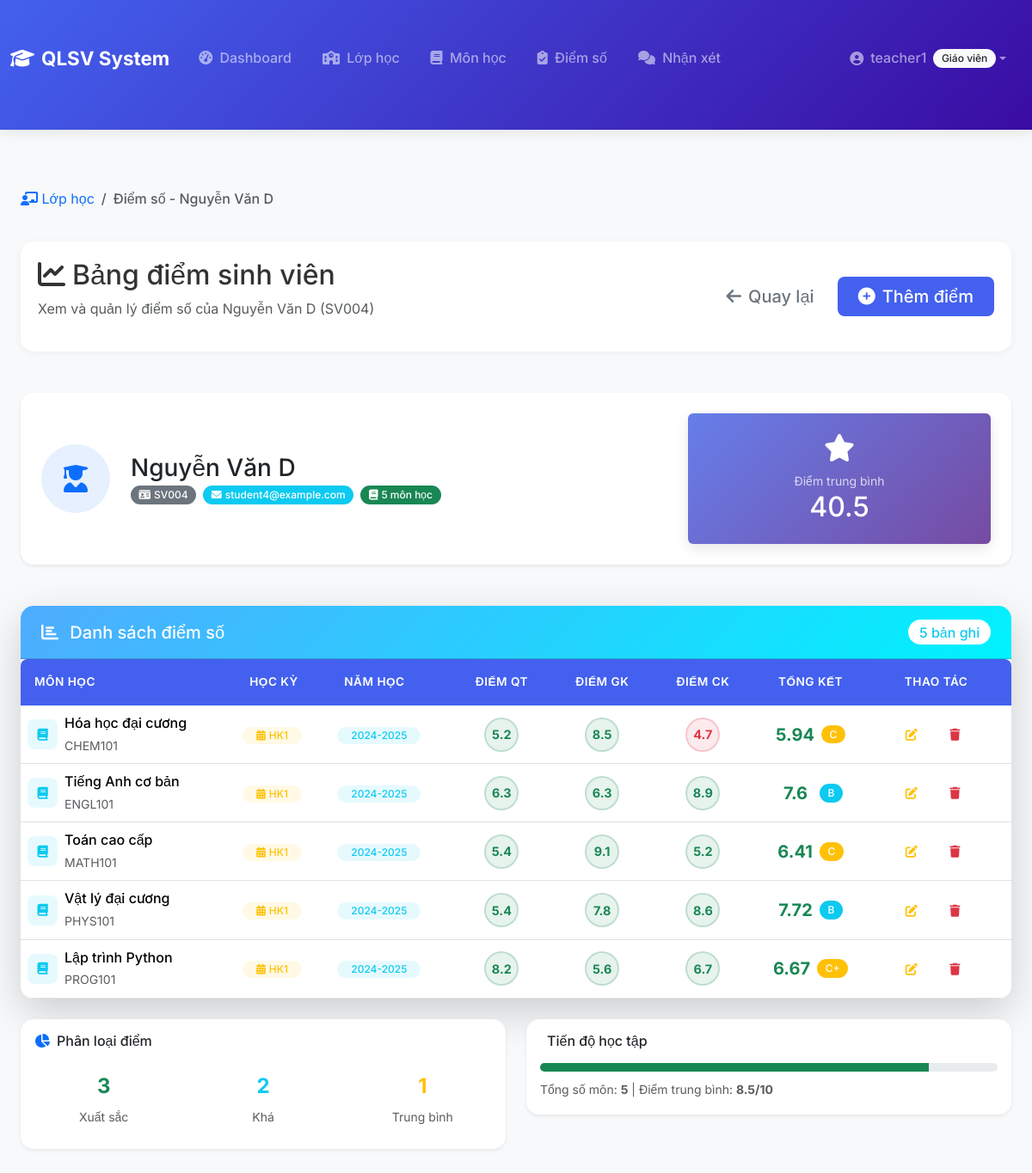
Before: /teacher/students/4/grades/ (signed in) with the older database file.
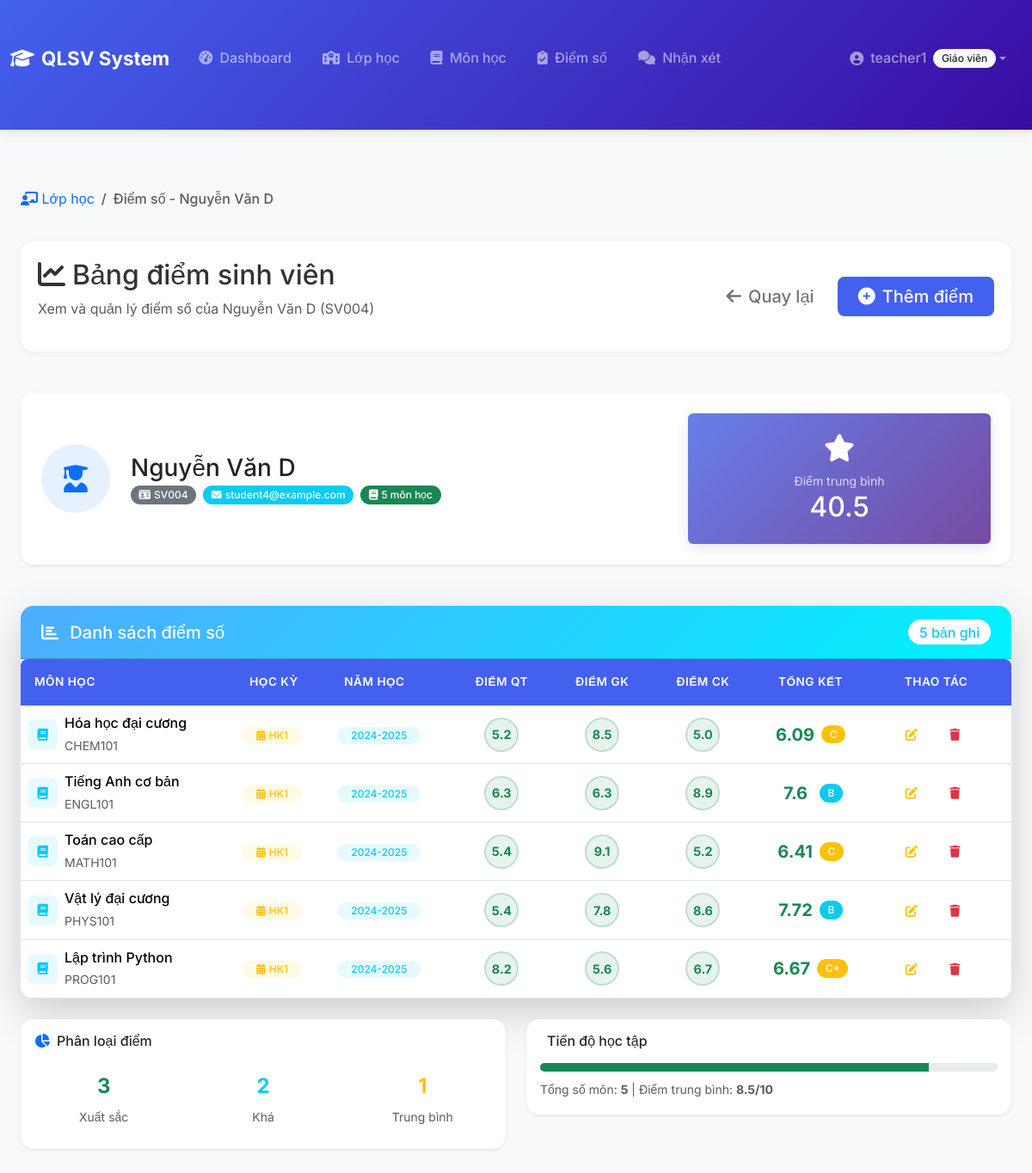
After: the same page with the newer database file.
### grades/models.py (models this page shows, shortened)
class Grade(models.Model):
    HOC_KY_CHOICES = [
        ('1', 'Học kỳ 1'),
        ('2', 'Học kỳ 2'),
        ('3', 'Học kỳ hè'),
    ]
    student = models.ForeignKey(
        Student,
        on_delete=models.CASCADE,
        related_name='grades',
        verbose_name="Sinh viên"
    )
    subject = models.ForeignKey(
        Subject,
        on_delete=models.CASCADE,
        related_name='grades',
        verbose_name="Môn học"
    )
    hoc_ky = models.CharField(max_length=1, choices=HOC_KY_CHOICES, verbose_name="Học kỳ")
    nam_hoc = models.CharField(max_length=20, default="2024-2025", verbose_name="Năm học")
    diem_qua_trinh = models.FloatField(
        validators=[MinValueValidator(0.0), MaxValueValidator(10.0)],
        null=True,
        blank=True,
        verbose_name="Điểm quá trình"
    )
    diem_giua_ky = models.FloatField(
        validators=[MinValueValidator(0.0), MaxValueValidator(10.0)],
        null=True,
        blank=True,
        verbose_name="Điểm giữa kỳ"
    )
    diem_cuoi_ky = models.FloatField(
        validators=[MinValueValidator(0.0), MaxValueValidator(10.0)],
        null=True,
        blank=True,
        verbose_name="Điểm cuối kỳ"
    )
    diem_tong_ket = models.FloatField(
        validators=[MinValueValidator(0.0), MaxValueValidator(10.0)],
        null=True,
        blank=True,
        verbose_name="Điểm tổng kết"
    )
    ghi_chu = models.TextField(blank=True, verbose_name="Ghi chú")
    created_at = models.DateTimeField(auto_now_add=True)
    updated_at = models.DateTimeField(auto_now=True)
    class Meta:
        verbose_name = "Điểm số"
        verbose_name_plural = "Điểm số"
        unique_together = ['student', 'subject', 'hoc_ky', 'nam_hoc']
        ordering = ['-nam_hoc', 'hoc_ky', 'subject']
    def get_letter_grade(self):
        if self.diem_tong_ket is None:
            return "Chưa có điểm"
        if self.diem_tong_ket >= 9.0:
            return "A+"
        elif self.diem_tong_ket >= 8.5:
            return "A"
        elif self.diem_tong_ket >= 8.0:
            return "B+"
        elif self.diem_tong_ket >= 7.0:
            return "B"
        elif self.diem_tong_ket >= 6.5:
            return "C+"
        elif self.diem_tong_ket >= 5.5:
            return "C"
        elif self.diem_tong_ket >= 5.0:
            return "D+"
        elif self.diem_tong_ket >= 4.0:
            return "D"
        else:
            return "F"

class Subject(models.Model):
    ma_mon = models.CharField(max_length=20, unique=True, verbose_name="Mã môn")
    ten_mon = models.CharField(max_length=100, verbose_name="Tên môn học")
    so_tin_chi = models.IntegerField(
        validators=[MinValueValidator(1), MaxValueValidator(10)],
        verbose_name="Số tín chỉ"
    )
    mo_ta = models.TextField(blank=True, verbose_name="Mô tả")
    class Meta:
        verbose_name = "Môn học"
        verbose_name_plural = "Môn học"
        ordering = ['ma_mon']

### teacher/views.py (the view)
# urls.py: path('students/<int:student_id>/grades/', views.teacher_student_grades, name='teacher_student_grades'),
@login_required
@user_passes_test(is_teacher)
def teacher_student_grades(request, student_id):
    teacher = request.user
    student = get_object_or_404(Student, pk=student_id)
    classes_managed = Class.objects.filter(giao_vien_chu_nhiem=teacher)
    if not student.classes.filter(id__in=classes_managed.values_list('id', flat=True)).exists():
        messages.error(request, "Bạn không có quyền xem điểm của sinh viên này.")
        return redirect('class_list')
    grades = Grade.objects.filter(student=student).select_related('subject').order_by('-nam_hoc', '-hoc_ky', 'subject__ma_mon')
    return render(request, 'grades/grade_list.html', {
        'grades': grades,
        'student': student,
        'is_teacher_view': True,  # Flag để template biết
        'HOC_KY_CHOICES': Grade.HOC_KY_CHOICES,
    })

### teacher/views.py (called while the page is built)
def is_teacher(user):
    return user.is_authenticated and user.role == 'teacher'

### grades/templates/grades/grade_list.html (shortened to what the changed rows need)
{% extends 'base.html' %}
{% block content %}
<div class="container-fluid py-4">
    <div class="page-header mb-5">
        <div class="d-flex justify-content-between align-items-center">
            <div>
                <h1 class="h2 mb-2">
                    {% if is_teacher_view %}
                        <i class="fas fa-chart-line me-2"></i>Bảng điểm sinh viên
                    {% else %}
                        <i class="fas fa-clipboard-list me-2"></i>Quản lý điểm số
                    {% endif %}
                </h1>
            </div>
        </div>
    </div>
    {% if is_teacher_view %}
        <div class="row mb-4">
            <div class="col-12">
                <div class="card border-0 shadow-sm">
                    <div class="card-body p-4">
                        <div class="row align-items-center">
                            <div class="col-md-4">
                                <div class="stats-card bg-gradient-primary text-white rounded p-4 text-center">
                                    <h2 class="mb-0">
                                        {% if grades %}
                                            {% widthratio grades|length 1 8 %}.5
                                        {% else %}
                                            -
                                        {% endif %}
                                    </h2>
                                </div>
                            </div>
                        </div>
                    </div>
                </div>
            </div>
        </div>
    {% endif %}
    {% if grades %}
        <div class="card shadow-lg border-0">
            <div class="card-body p-0">
                <div class="table-responsive">
                    <table class="table table-hover mb-0">
                        <thead class="table-light">
                            <tr>
                                <th class="border-0">Môn học</th>
                                <th class="border-0">Học kỳ</th>
                                <th class="border-0">Năm học</th>
                                <th class="border-0 text-center">Điểm QT</th>
                                <th class="border-0 text-center">Điểm GK</th>
                                <th class="border-0 text-center">Điểm CK</th>
                                <th class="border-0 text-center">Tổng kết</th>
                                <th class="border-0 text-center pe-4">Thao tác</th>
                            </tr>
                        </thead>
                        <tbody>
                            {% for grade in grades %}
                                <tr class="border-top align-middle">
                                    <td>
                                        <div class="d-flex align-items-center">
                                            <div class="subject-icon bg-info bg-opacity-10 text-info me-2">
                                                <i class="fas fa-book"></i>
                                            </div>
                                            <div>
                                                <span class="fw-medium">{{ grade.subject.ten_mon }}</span>
                                                <br>
                                                <small class="text-muted">{{ grade.subject.ma_mon }}</small>
                                            </div>
                                        </div>
                                    </td>
                                    <td>
                                        <span class="badge bg-warning bg-opacity-10 text-warning rounded-pill px-3 py-1">
                                            <i class="fas fa-calendar-alt me-1"></i>HK{{ grade.hoc_ky }}
                                        </span>
                                    </td>
                                    <td>
                                        <span class="badge bg-info bg-opacity-10 text-info rounded-pill px-3 py-1">
                                            {{ grade.nam_hoc }}
                                        </span>
                                    </td>
                                    <td class="text-center">
                                        <div class="grade-circle {% if grade.diem_qua_trinh >= 5.0 %}grade-good{% else %}grade-bad{% endif %} mx-auto">
                                            {{ grade.diem_qua_trinh|default:"-" }}
                                        </div>
                                    </td>
                                    <td class="text-center">
                                        <div class="grade-circle {% if grade.diem_giua_ky >= 5.0 %}grade-good{% else %}grade-bad{% endif %} mx-auto">
                                            {{ grade.diem_giua_ky|default:"-" }}
                                        </div>
                                    </td>
                                    <td class="text-center">
                                        <div class="grade-circle {% if grade.diem_cuoi_ky >= 5.0 %}grade-good{% else %}grade-bad{% endif %} mx-auto">
                                            {{ grade.diem_cuoi_ky|default:"-" }}
                                        </div>
                                    </td>
                                    <td class="text-center">
                                        <div class="d-flex align-items-center justify-content-center">
                                            <div class="final-grade {% if grade.diem_tong_ket >= 5.0 %}final-good{% else %}final-bad{% endif %} me-2">
                                                {{ grade.diem_tong_ket|default:"-" }}
                                            </div>
                                            {% if grade.diem_tong_ket %}
                                                <span class="badge {% if grade.diem_tong_ket >= 8.5 %}bg-success
                                                              {% elif grade.diem_tong_ket >= 7.0 %}bg-info
                                                              {% elif grade.diem_tong_ket >= 5.0 %}bg-warning
                                                              {% else %}bg-danger{% endif %}">
                                                    {{ grade.get_letter_grade }}
                                                </span>
                                            {% endif %}
                                        </div>
                                    </td>
                                    <td class="text-center pe-4">
                                        <div class="btn-group" role="group">
                                            <a href="{% url 'grade_update' grade.pk %}"
                                               class="btn btn-outline-warning btn-sm"
                                               data-bs-toggle="tooltip"
                                               title="Sửa điểm">
                                                <i class="fas fa-edit"></i>
                                            </a>
                                            <a href="{% url 'grade_delete' grade.pk %}"
                                               class="btn btn-outline-danger btn-sm"
                                               data-bs-toggle="tooltip"
                                               title="Xóa điểm">
                                                <i class="fas fa-trash"></i>
                                            </a>
                                        </div>
                                    </td>
                                </tr>
                            {% endfor %}
                        </tbody>
                    </table>
                </div>
            </div>
        </div>
    {% endif %}
</div>
{% endblock %}

Changed rows visible on the page:
changed Grade "Hóa học đại cương": diem_cuoi_ky "4.7" → "5.0"; diem_tong_ket "5.94" → "6.09"
